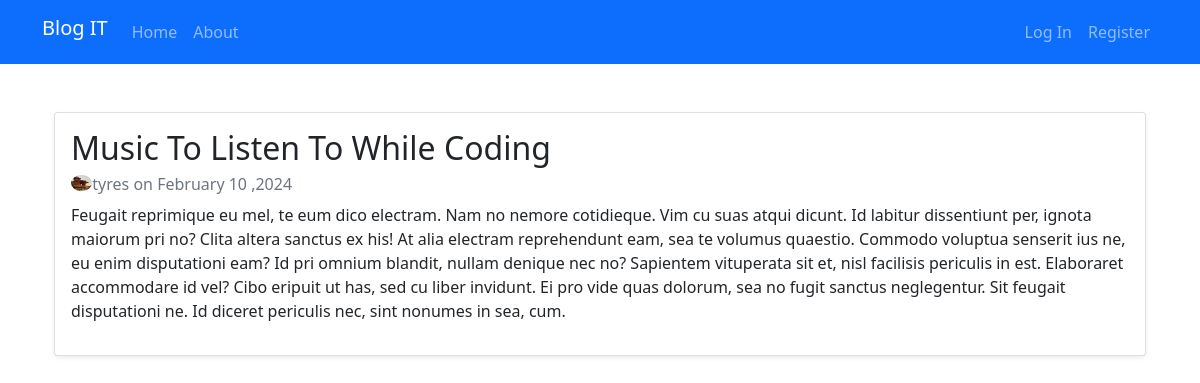
Page /post/25/ on the committed database.
### blog/models.py (models this page shows, shortened)
class Post(models.Model):
    title = models.CharField(max_length = 100)
    content = models.TextField()
    date_posted = models.DateTimeField(default=timezone.now)
    author = models.ForeignKey(User, on_delete=models.CASCADE)

### users/models.py (models this page shows, shortened)
class Profile(models.Model):
    user = models.OneToOneField(User, on_delete=models.CASCADE)
    image = models.ImageField(default='default.jpg', upload_to='profile_pics')

### blog/views.py (the view)
# urls.py: path('post/<int:pk>/', PostDetailView.as_view(), name='post-detail'),
class PostDetailView(DetailView):
    model = Post

### templates/blog/post_detail.html (shortened to what this page needs)
{% extends "blog/base.html" %}
{%block content%}
<div class="container">
    <div class="card mb-5 shadow-sm">
      <div class="card-body">
        <div class="card-title">
          <h2>{{object.title}}</h2>
        </div>
        <div class="card-subtitle text-muted" style = "display: inline;">
           <img src="{{ object.author.profile.image.url }}" class="rounded-circle" style = "float:left; height:1em;">
           <h6>  {{ object.author }} on {{object.date_posted|date:"F d ,Y"}} </h6>
        </div>
        <div class="card-text">
          <p>
              {{object.content}}
          </p>
        </div>
      </div>
    </div>
    </div>
  </div>
{%endblock content%}

### rows in the picture
Post: title "Music To Listen To While Coding", author.profile.image (picture), author "tyres", date_posted "February 10 ,2024", content "Feugait reprimique eu mel, te eum dico electram. Nam no nemore cotidieque. Vim cu suas atqui dicunt. Id labitur dissentiunt per, ignota maiorum pri no? Clita altera sanctus ex his! At alia electram reprehendunt eam, sea te volumus quaestio. Commodo voluptua senserit ius ne, eu enim disputationi eam? Id pri omnium blandit, nullam denique nec no? Sapientem vituperata sit et, nisl facilisis periculis in est. Elaboraret accommodare id vel? Cibo eripuit ut has, sed cu liber invidunt. Ei pro vide quas dolorum, sea no fugit sanctus neglegentur. Sit feugait disputationi ne. Id diceret periculis nec, sint nonumes in sea, cum."
